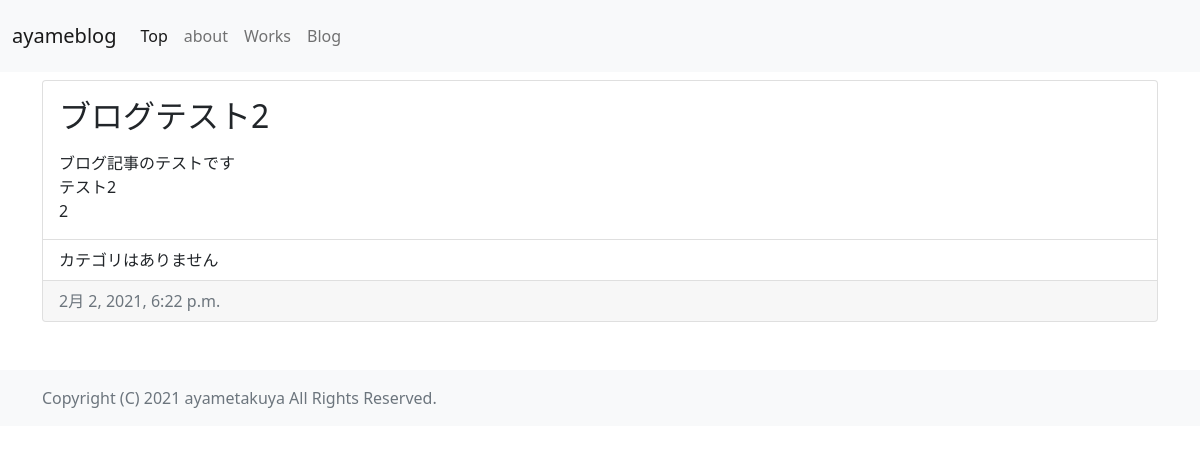
Before: /blog/2/ with the older database file.
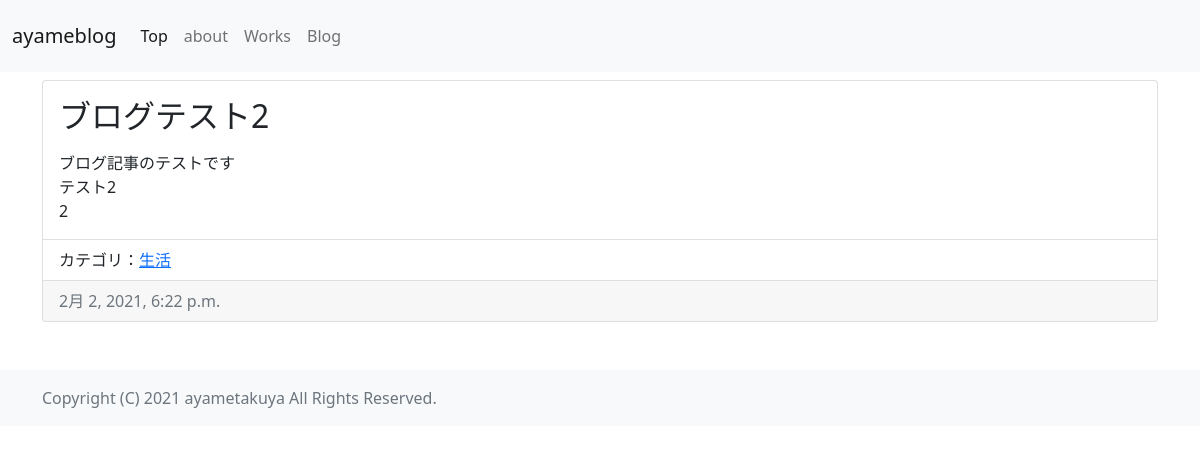
After: the same page with the newer database file.
### blog/models.py (models this page shows, shortened)
class PostBlogModel(models.Model):
    title = models.CharField(max_length=200)
    content = models.TextField()
    category = models.ForeignKey(CategoryModel, on_delete=models.PROTECT, blank=True, null=True)
    created_at = models.DateTimeField(auto_now_add=True)
    image = models.ImageField(upload_to='blogimages/', null=True, blank=True)
    link = models.URLField(max_length=200, null=True, blank=True)

class CategoryModel(models.Model):
    name = models.CharField(max_length=200)
    slug = models.SlugField(unique=True, null=True, blank=True)

### blog/views.py (the view)
# urls.py: path('blog/<int:pk>/', BlogDetailView.as_view(), name='blogdetail'),
class BlogDetailView(DetailView):
    template_name = 'blogdetail.html'
    model = PostBlogModel

### templates/blogdetail.html (shortened to what this page needs)
{% extends 'base.html' %}
{% block content %}
<div class="container mt-2 pb-5">
    <div class="card">
        <div class="card-body">
            <h2 class="card-title pb-2">{{ object.title }}</h2>
            <p class="card-text">{{ object.content | linebreaksbr }}</p>
        </div>
        <ul class="list-group list-group-flush">
            <li class="list-group-item">
                {% if object.category is None %}
                カテゴリはありません
                {% else %}
                カテゴリ：<a href="{% url 'categorydetail' object.category.slug %}" >{{ object.category.name }}</a>
                {% endif %}
            </li>
        </ul>
        <div class="card-footer text-muted">
            {{ object.created_at }}
        </div>
    </div>
</div>
{% endblock %}

Changed rows visible on the page:
changed PostBlogModel "ブログテスト2": category_id empty → 3 (drawn); category.name (not shown) → "生活"
Other visible differences:
text no longer shown: "カテゴリはありません"
text now shown: "カテゴリ："
